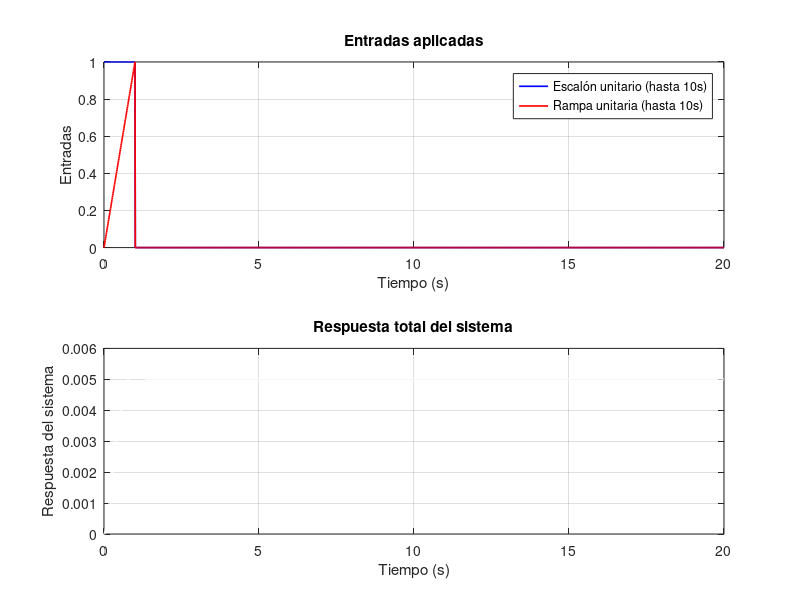

The MATLAB source for this figure:
% Definir funciones de transferencia (ejemplo)
numG1 = [1 105 900];
denG1 = [10 1075 15000 90000 0];
numG2 = [-1 -240 -3600];
denG2 = [40 4300 60000 360000 0];

G1 = tf(numG1, denG1);
G2 = tf(numG2, denG2);

% Vector de tiempo total
t_total = 0:0.01:20;  % 

% Entradas
u1_full = ones(size(t_total));  % Escalón unitario
u1 = zeros(size(t_total));
u1(t_total <= 1) = u1_full(t_total <= 1);  % Aplica escalón solo hasta t=10s

u2_full = t_total;              % Rampa unitaria
u2 = zeros(size(t_total));
u2(t_total <= 1) = u2_full(t_total <= 1);  % Aplica rampa solo hasta t=10s

% Simular respuesta de cada entrada con lsim
y1 = lsim(G1, u1, t_total);
y2 = lsim(G2, u2, t_total);

% Respuesta total
y_total = y1 + y2;

% Graficar resultados
figure;

subplot(2,1,1);
plot(t_total, u1, 'b', 'LineWidth', 1.2); hold on;
plot(t_total, u2, 'r', 'LineWidth', 1.2);
xlabel('Tiempo (s)');
ylabel('Entradas');
legend('Escalón unitario (hasta 10s)', 'Rampa unitaria (hasta 10s)');
title('Entradas aplicadas');
grid on;

subplot(2,1,2);
plot(t_total, y_total, 'w', 'LineWidth', 1.5);
xlabel('Tiempo (s)');
ylabel('Respuesta del sistema');
title('Respuesta total del sistema');
grid on;
